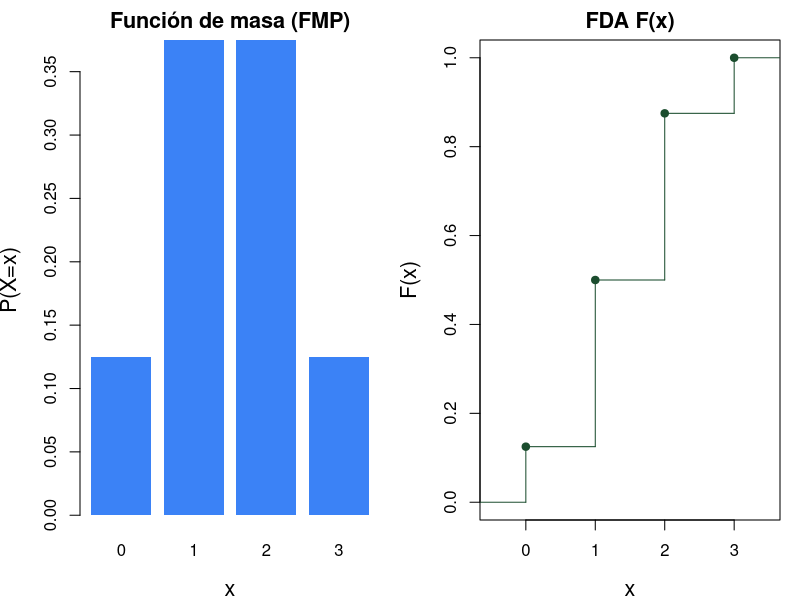

Generate this figure with R:
## ---- chunk 1
#| echo: false
#| fig-width: 7
#| fig-height: 4
#| fig-align: center
# FDA de Binomial(3, 0.5)
x_vals <- 0:3
probs   <- dbinom(x_vals, 3, 0.5)
cdf     <- pbinom(x_vals, 3, 0.5)

par(mfrow = c(1,2), mar = c(4,4,2,1))
barplot(probs, names.arg = x_vals, col = "#3b82f6", border = NA,
        main = "Función de masa (FMP)", xlab = "x", ylab = "P(X=x)",
        cex.lab = 1.3, cex.main = 1.3)
plot(stepfun(x_vals, c(0, cdf)), do.points = TRUE, pch = 19, col = "#1b4d2e",
     main = "FDA F(x)", xlab = "x", ylab = "F(x)", xlim = c(-0.5, 3.5),
     cex.lab = 1.3, cex.main = 1.3)
